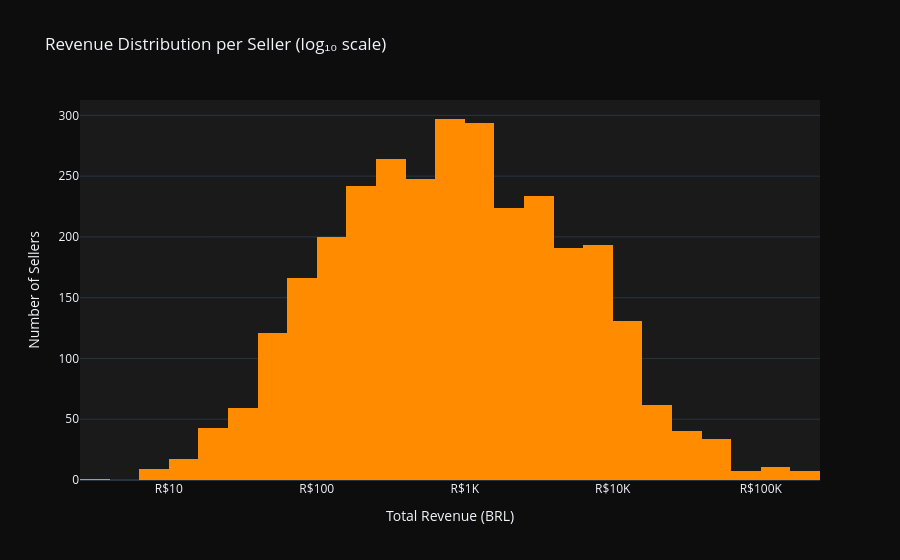

Notebook cell for this chart:
### Markdown cell above
## 3. Revenue analysis

### Code cell
# Revenue distribution — log-transform first so bins are evenly spaced on log scale
import numpy as np

plot_df = active.copy()
plot_df["log10_revenue"] = np.log10(plot_df["total_revenue"])

fig = px.histogram(
    plot_df, x="log10_revenue", nbins=40,
    title="Revenue Distribution per Seller (log₁₀ scale)",
    labels={"log10_revenue": "Total Revenue (BRL)"},
    color_discrete_sequence=["#FF8C00"],
)
# Replace numeric log10 ticks with BRL labels
tick_vals = [1, 2, 3, 4, 5]   # 10, 100, 1K, 10K, 100K
tick_text = ["R$10", "R$100", "R$1K", "R$10K", "R$100K"]
fig.update_xaxes(tickvals=tick_vals, ticktext=tick_text)
fig.update_layout(
    template="plotly_dark",
    paper_bgcolor="#0D0D0D",
    plot_bgcolor="#1A1A1A",
    yaxis_title="Number of Sellers",
)
fig.show()

### Figure 1 — Plotly figure (JSON) as saved in the notebook; plotly's stock layout.template omitted (floating-point values rounded to 4 significant figures; data arrays with more than 128 entries replaced by an {"elided": "..."} marker saying what was removed)
{"data": [{"bingroup": "x", "hovertemplate": "Total Revenue (BRL)=%{x}<br>count=%{y}<extra></extra>", "legendgroup": "", "marker": {"color": "#FF8C00", "pattern": {"shape": ""}}, "name": "", "nbinsx": 40, "orientation": "v", "showlegend": false, "type": "histogram", "x": {"elided": "3095 float values"}, "xaxis": "x", "yaxis": "y"}], "layout": {"barmode": "relative", "legend": {"tracegroupgap": 0}, "paper_bgcolor": "#0D0D0D", "plot_bgcolor": "#1A1A1A", "title": {"text": "Revenue Distribution per Seller (log₁₀ scale)"}, "xaxis": {"anchor": "y", "domain": [0, 1], "ticktext": ["R$10", "R$100", "R$1K", "R$10K", "R$100K"], "tickvals": [1, 2, 3, 4, 5], "title": {"text": "Total Revenue (BRL)"}}, "yaxis": {"anchor": "x", "domain": [0, 1], "title": {"text": "Number of Sellers"}}}}
